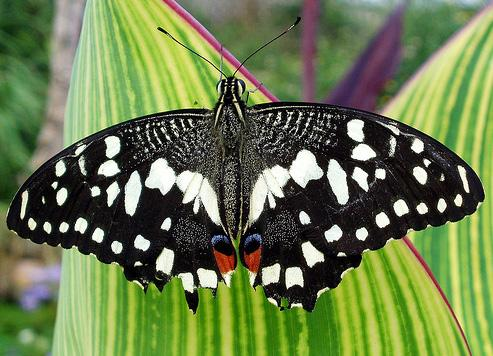
#> input picture Basic Image Operations/butterfly.jpg, 493 x 356 px
$ python color_channels.py
#> lines starting #> are read from the running program, lines starting #| are printed output that depends on the picture
import numpy as np
import cv2

# import image
color = cv2.imread("butterfly.jpg", 1)
#> color is the input picture: shape (356, 493, 3); mean B, G, R 77.2, 123.6, 107
cv2.imshow("Image", color)
cv2.moveWindow("Image", 0, 0)
print(color.shape)
#| (356, 493, 3)

# get the dimensions of image
height, width, channels = color.shape
#> height = 356; width = 493; channels = 3

# split each color channel into respective channel arrays
b, g, r = cv2.split(color)
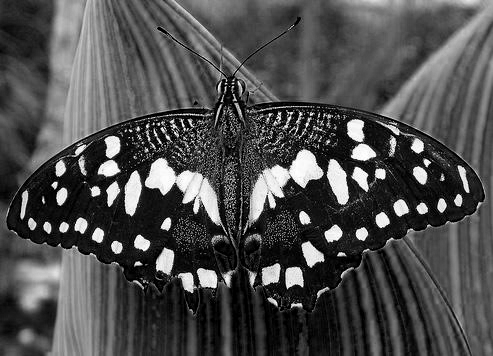
#> b: shape (356, 493); min 0, max 255, mean 77.2
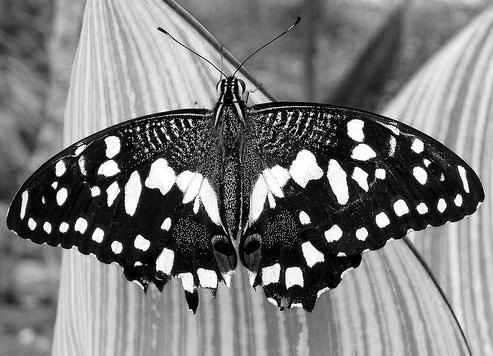
#> g: shape (356, 493); min 0, max 255, mean 123.6
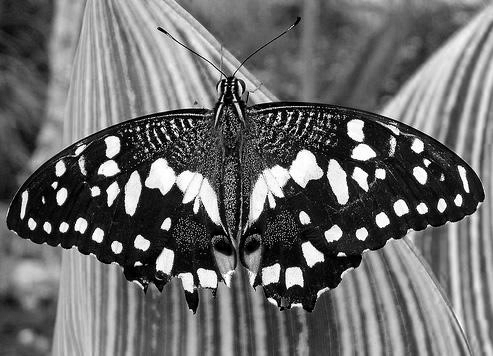
#> r: shape (356, 493); min 0, max 255, mean 107

rgb_split = np.empty([height, width * 3, channels], "uint8")

rgb_split[:, 0:width] = cv2.merge([b, b, b])
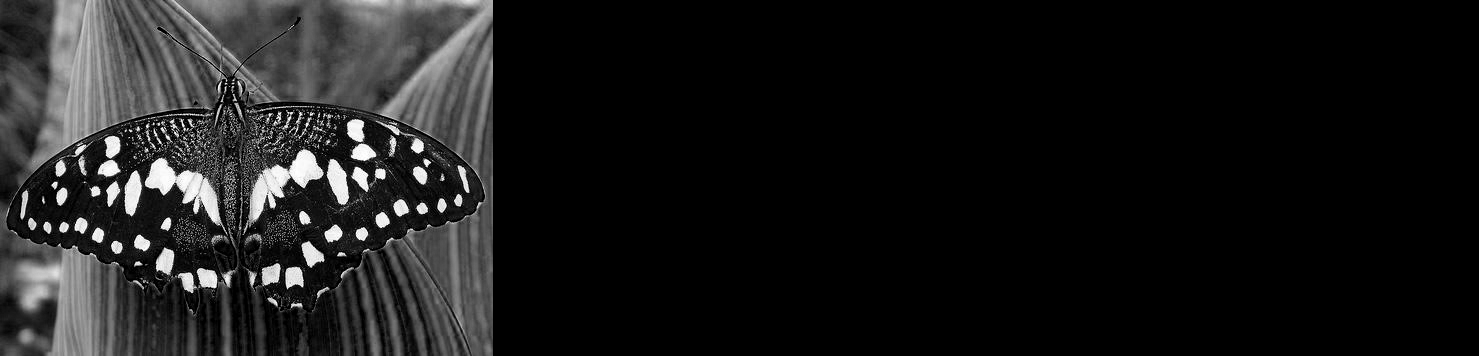
#> rgb_split: shape (356, 1479, 3); min 0, max 255, mean 25.7
rgb_split[:, width : width * 2] = cv2.merge([g, g, g])
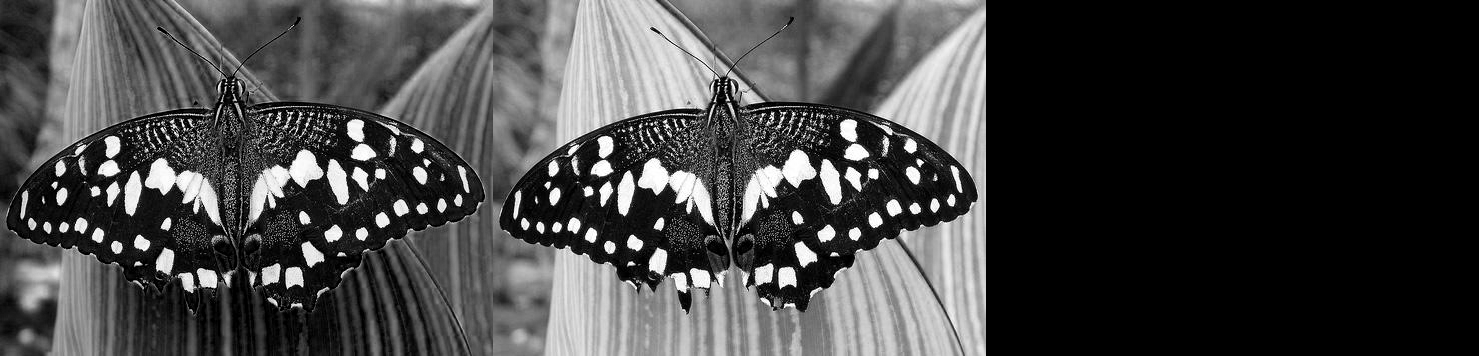
#> rgb_split: shape (356, 1479, 3); min 0, max 255, mean 66.9
rgb_split[:, width * 2 : width * 3] = cv2.merge([r, r, r])
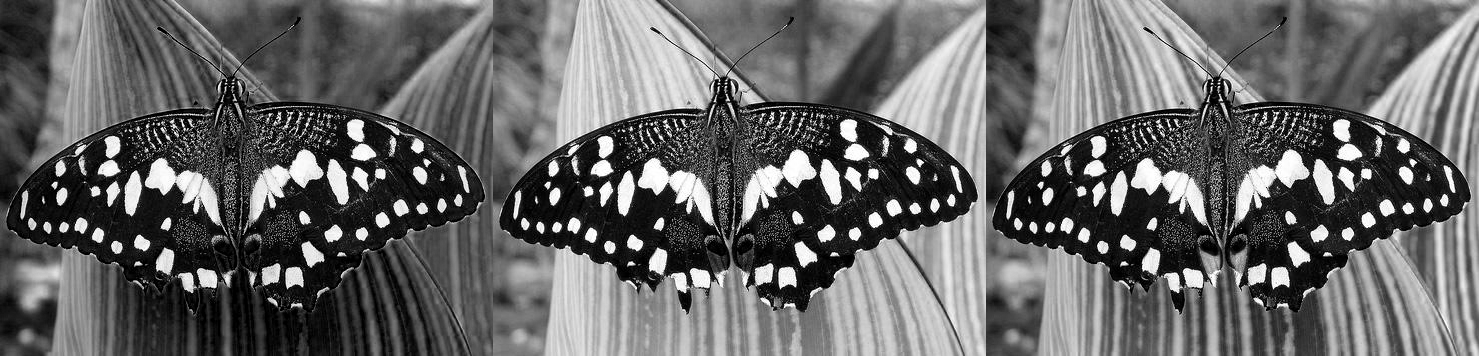
#> rgb_split: shape (356, 1479, 3); min 0, max 255, mean 102.6

cv2.imshow("Channels", rgb_split)
cv2.moveWindow("Channels", 0, height)

cv2.waitKey(0)
cv2.destroyAllWindows()

$ run again, with Basic Image Operations/players.jpg copied over Basic Image Operations/butterfly.jpg
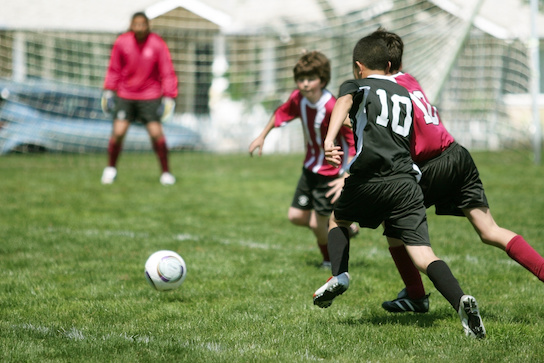
#> input picture Basic Image Operations/players.jpg, 544 x 363 px
#> color is the input picture: shape (363, 544, 3); mean B, G, R 103.7, 137.8, 129.6
#| (363, 544, 3)
#> `b, g, r = cv2.split(color)`:
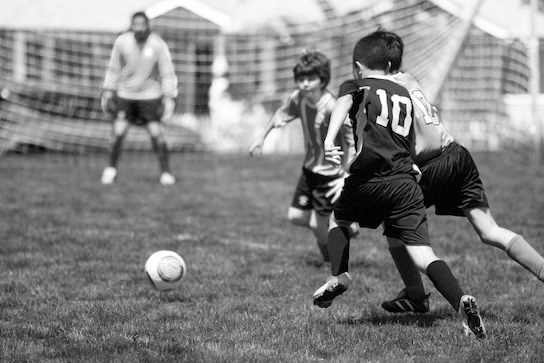
#> r: shape (363, 544); min 0, max 255, mean 129.6
#> `rgb_split[:, width * 2 : width * 3] = cv2.merge([r, r, r])`:
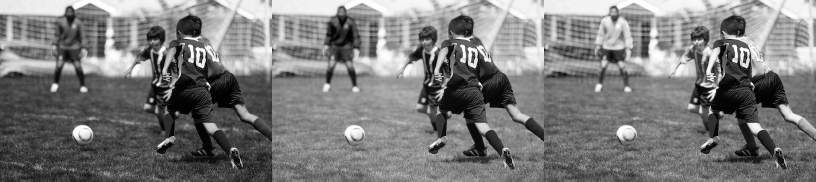
#> rgb_split: shape (363, 1632, 3) (shown at 1/2 size); min 0, max 255, mean 123.7
